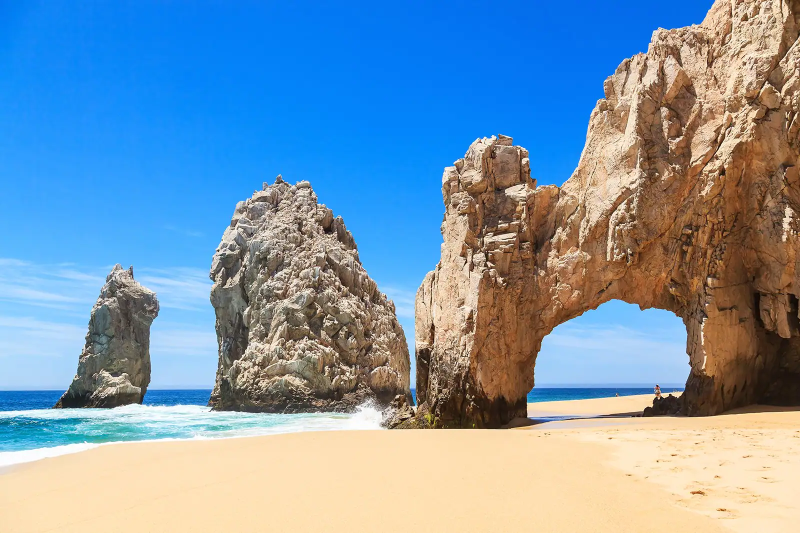
#> input picture cabo.jpg, 1600 x 1066 px (shown at 1/2 size)
$ jupyter execute --allow-errors Lab2-Luis_Perez.ipynb   (older library calls are emulated)
#> lines starting #> are read from the running program, lines starting #| are printed output that depends on the picture
Maestría Inteligencia de Negocios y Análisis de Datos\
Curso: Statistical Learning II\
Alumno: 22008067- Luis Pedro Perez

# Laboratorio #2

### Problema #1

Desarrolle una función que dada una imagen en escala de grises muestre dicha imagen en 3 dimensiones, donde los ejes X e Y representan el dominio espacial de la imagen y Z representa la intensidad del color gris de cada pixel.

Se utilizará la foto de el Arco de Cabo san Lucas, Baja California Sur

[cell 1]
import numpy as np
import cv2
from mpl_toolkits.mplot3d import Axes3D
import matplotlib.pyplot as plt

def plot_img_3d(imagen):
    # Se obtienen las dimensiones de la imagen
    alto, ancho = imagen.shape

    # Se establecen la malla de coordenadas X e Y
    x = np.arange(0, ancho, 1)
    y = np.arange(0, alto, 1)
    X, Y = np.meshgrid(x, y)

    # Se extraen los valores de intensidad de gris de la imagen
    Z = imagen

    # Crear una figura 3D
    fig = plt.figure()
    ax = fig.add_subplot(111, projection='3d')

    # Graficar la superficie en 3D
    ax.plot_surface(X, Y, Z, cmap='gray')

    # Se configuran las etiquetas de ejes
    ax.set_xlabel('X')
    ax.set_ylabel('Y')
    ax.set_zlabel('Intensidad de Gris')

    # Mostrar la figura
    plt.show()

# Se carga la imagen a utilizar con OpenCV
imagen = 'cabo.jpg'
img_color = cv2.imread(imagen, cv2.IMREAD_COLOR)
#> img_color is the input picture: shape (1066, 1600, 3); mean B, G, R 175.1, 152.7, 124.7

# Se convierte la imagen a escala de grises
img_gris = cv2.cvtColor(img_color, cv2.COLOR_BGR2GRAY)
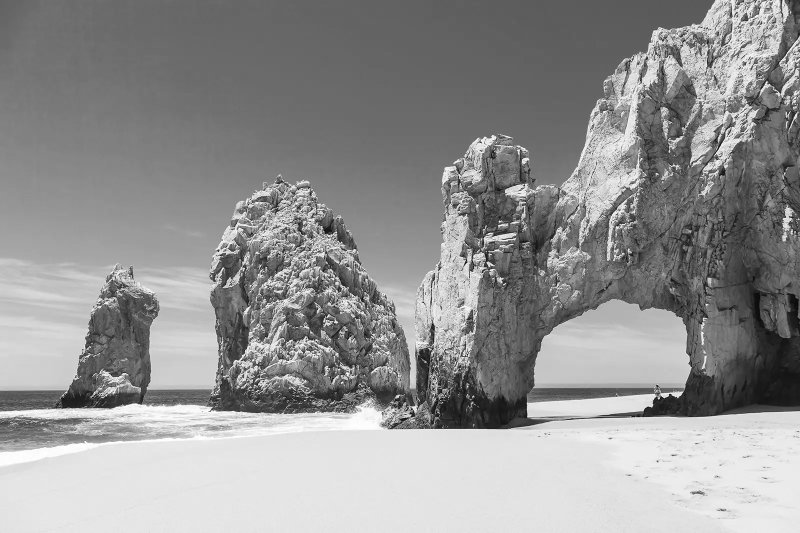
#> img_gris: shape (1066, 1600) (shown at 1/2 size); min 0, max 255, mean 146.9

# Mostrar la imagen en 3D
plot_img_3d(img_gris)
#> in plot_img_3d, `ax.plot_surface(X, Y, Z, cmap='gray')`:
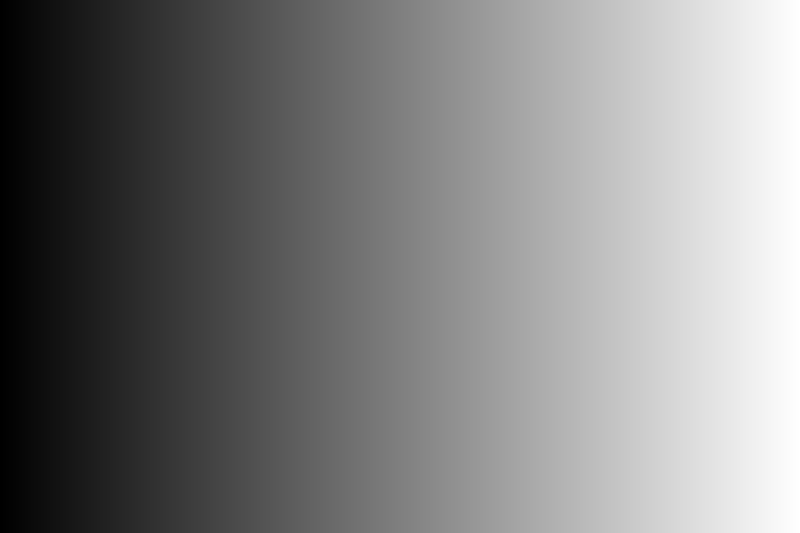
#> X: shape (1066, 1600) int64 (shown at 1/2 size); min 0, max 1599, mean 799.5; drawn with min black and max white
#> in plot_img_3d, `plt.show()`:
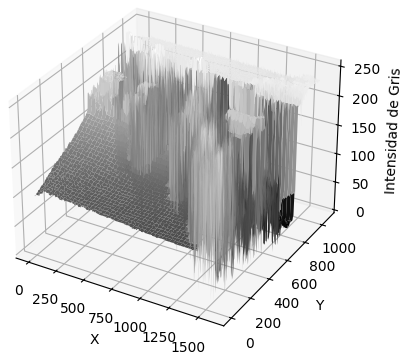
#> figure drawn by matplotlib, 1 panel

### Problema #2

Implemente una función para cada una de las transformaciones vistas en clase: negativa, lineal, logarítmica y exponencial.

*Se utilizará la foto del Salar de Uyuni en Bolivia* (Rickyrick Ricon, 2018)

[cell 2]
# Se define la función para transformación a negativo
def transf_neg(img):
    neg_img = 255 - img
    return neg_img

# Se define la función para transformación lineal
def transf_lin(img, a, b):
    linear_img = np.clip(a * img + b, 0, 255).astype(np.uint8)
    return linear_img

# Se define la función para transformación logarítmica
def transf_log(img, c):
    log_img = c * np.log(1 + img)
    return log_img

# Se define la función para transformación exponencial
def transf_exp(img, c, gamma):
    exp_img = c * np.power(img, gamma)
    exp_img = np.clip(exp_img, 0, 255).astype(np.uint8)
    return exp_img

imagen = 'hq720.jpg'
img_gris = cv2.imread(imagen, cv2.IMREAD_GRAYSCALE)
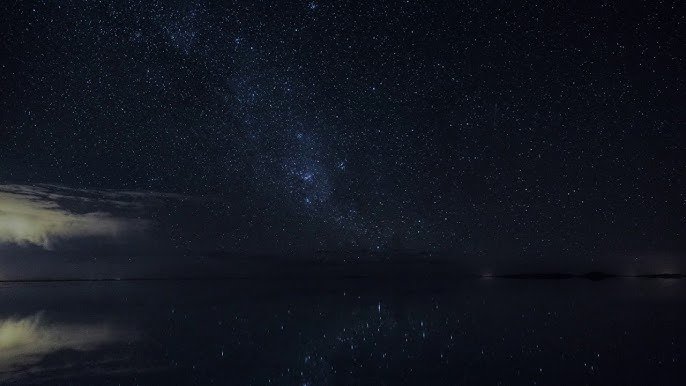
#> input picture hq720.jpg, 686 x 386 px
#> img_gris: shape (386, 686); min 0, max 163, mean 21.8

# Transformación negativa
img_neg = transf_neg(img_gris)
#> in transf_neg, `neg_img = 255 - img`:
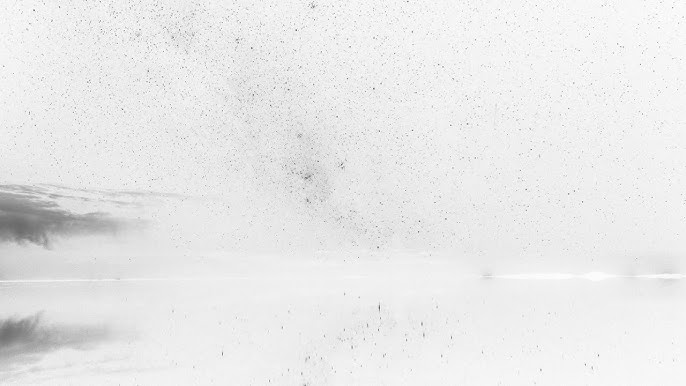
#> neg_img: shape (386, 686); min 92, max 255, mean 233.2

# Transformación lineal
a = 1.5
b = 50
img_lineal = transf_lin(img_gris, a, b)
#> in transf_lin, `linear_img = np.clip(a * img + b, 0, 255).astype(np.uint8)`:
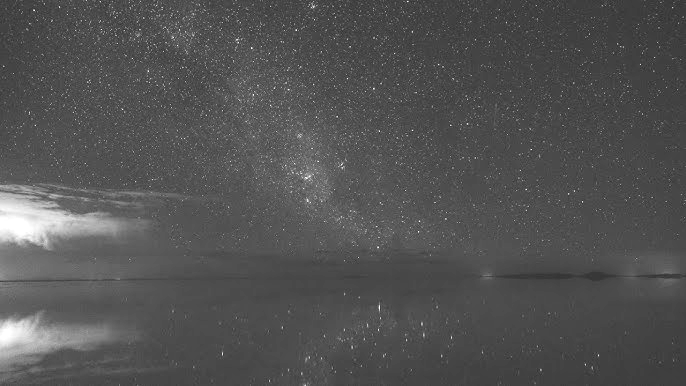
#> linear_img: shape (386, 686); min 50, max 255, mean 82.4

# Transformación logarítmica
c = 30
img_log = transf_log(img_gris, c)
#> in transf_log, `log_img = c * np.log(1 + img)`:
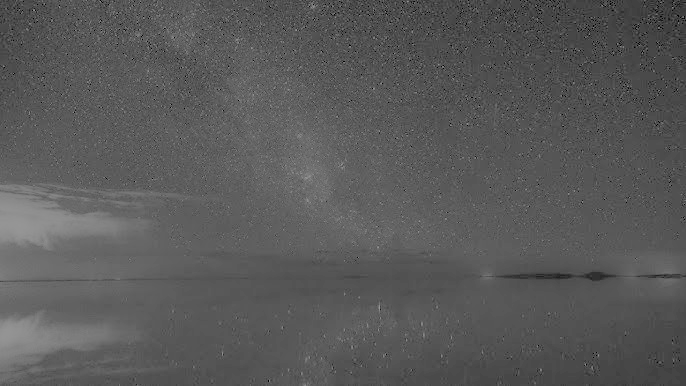
#> log_img: shape (386, 686) float16; min 0, max 153, mean 89.5

# Transformación exponencial
c = 0.02
gamma = 2.5
img_exp = transf_exp(img_gris, c, gamma)
#> in transf_exp, `exp_img = c * np.power(img, gamma)`:
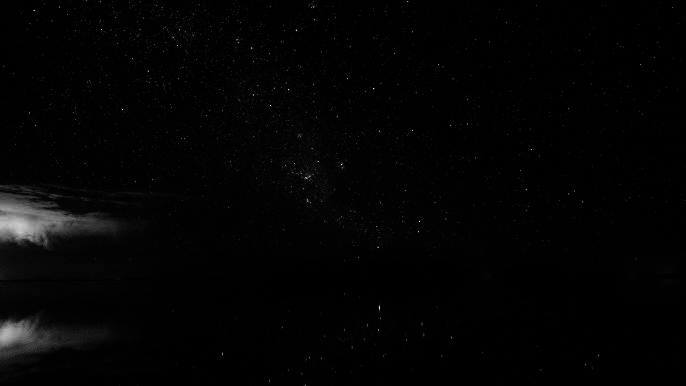
#> exp_img: shape (386, 686) float64; min 0, max 6784.2, mean 102.6; drawn with min black and max white
#> in transf_exp, `exp_img = np.clip(exp_img, 0, 255).astype(np.uint8)`:
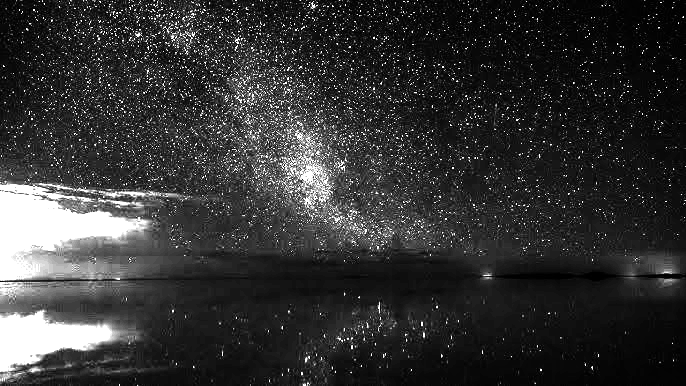
#> exp_img: shape (386, 686); min 0, max 255, mean 51.1

# Mostrar las imágenes transformadas
plt.figure(figsize=(12, 10))

plt.subplot(221)
plt.imshow(img_neg, cmap='gray')
plt.title('Negativa')

plt.subplot(222)
plt.imshow(img_lineal, cmap='gray')
plt.title('Lineal')

plt.subplot(223)
plt.imshow(img_log, cmap='gray')
plt.title('Logarítmica')

plt.subplot(224)
plt.imshow(img_exp, cmap='gray')
plt.title('Exponencial')

plt.tight_layout()
plt.show()

## 3. Problema
Desarrolle una función que dada dos imágenes a color, realice las operaciones SUMA, RESTA, AND, OR , XOR con ambas imágenes recuerde que para realizar las operaciones lógicas es necesario pasar la imagen a escala de grises y luego binarizarla.

*Lauterbrunnen (Bermejo, 2021)*

*Vista Aérea de Tulum (Secretaría de Turismo, 2019)*

[cell 3]
def operaciones_img(img1, img2):
    # Obtener las dimensiones de las imágenes
    alto1, ancho1, _ = img1.shape
    alto2, ancho2, _ = img2.shape

    # Determinar las dimensiones mínimas
    min_alto = min(alto1, alto2)
    min_ancho = min(ancho1, ancho2)

    # Redimensionar las imágenes al tamaño mínimo
    img1_ajust = cv2.resize(img1, (min_ancho, min_alto))
    img2_ajust = cv2.resize(img2, (min_ancho, min_alto))

    # Convertir las imágenes a escala de grises
    img_gris1 = cv2.cvtColor(img1_ajust, cv2.COLOR_BGR2GRAY)
    img_gris2 = cv2.cvtColor(img2_ajust, cv2.COLOR_BGR2GRAY)

    # Binarizar las imágenes en escala de grises
    _, bin_img1 = cv2.threshold(img_gris1, 128, 255, cv2.THRESH_BINARY)
    _, bin_img2 = cv2.threshold(img_gris2, 128, 255, cv2.THRESH_BINARY)

    # Realizar operaciones lógicas
    result_add = cv2.add(img1_ajust, img2_ajust)
    result_sub = cv2.subtract(img1_ajust, img2_ajust)
    result_and = cv2.bitwise_and(bin_img1, bin_img2)
    result_or = cv2.bitwise_or(bin_img1, bin_img2)
    result_xor = cv2.bitwise_xor(bin_img1, bin_img2)

    return result_add, result_sub, result_and, result_or, result_xor

# Cargar dos imágenes a color
img1_path = 'lauterbrunnen-suiza-t.jpg'
img2_path = 'Tulum-aerea-web.jpg'
img1 = cv2.imread(img1_path)
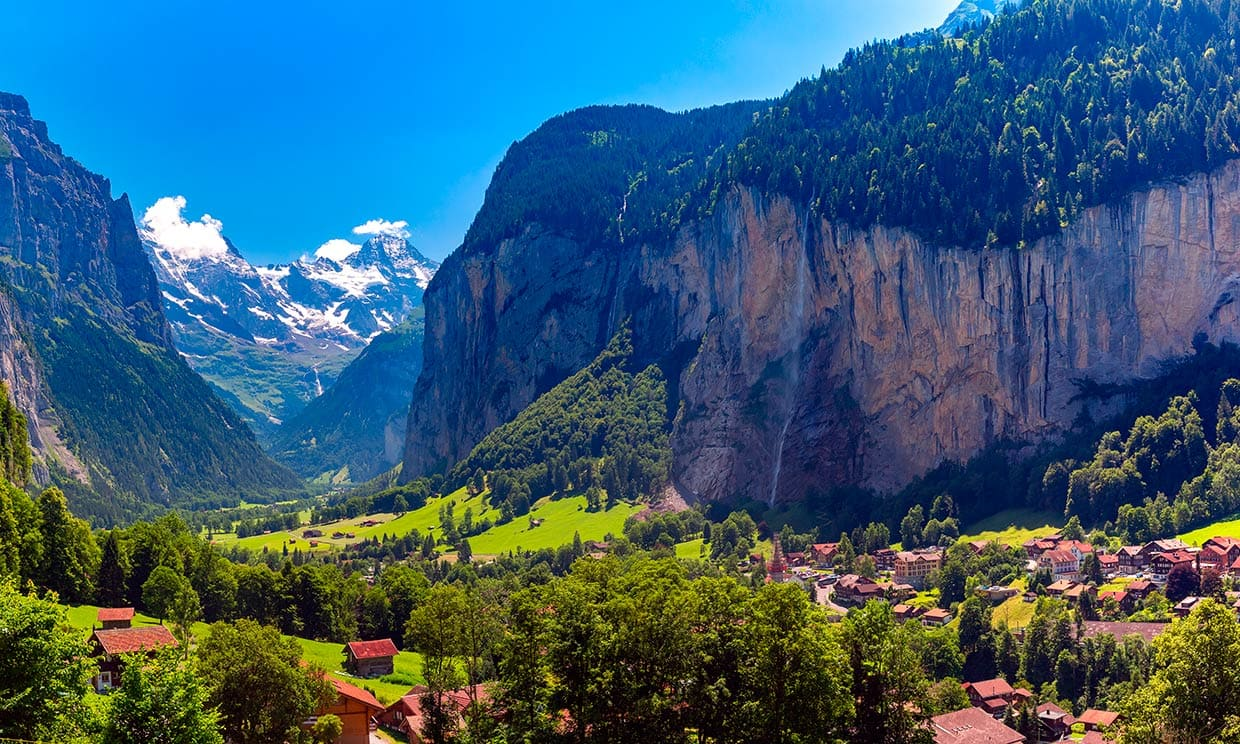
#> input picture lauterbrunnen-suiza-t.jpg, 1240 x 744 px
#> img1 is the input picture: shape (744, 1240, 3); mean B, G, R 117, 92.7, 53.4
img2 = cv2.imread(img2_path)

# Realizar operaciones y obtener los resultados
#> (the rest of this cell did not finish here and is left out)


# Mostrar las imágenes originales
plt.figure(figsize=(12, 5))

plt.subplot(121)
plt.imshow(cv2.cvtColor(img1, cv2.COLOR_BGR2RGB))
plt.title('Imagen 1')

plt.subplot(122)
plt.imshow(cv2.cvtColor(img2, cv2.COLOR_BGR2RGB))
plt.title('Imagen 2')

plt.tight_layout()
plt.show()

# Mostrar los resultados de las operaciones
plt.figure(figsize=(12, 10))

plt.subplot(231)
plt.imshow(cv2.cvtColor(add_result, cv2.COLOR_BGR2RGB))
plt.title('Suma')

plt.subplot(232)
plt.imshow(cv2.cvtColor(sub_result, cv2.COLOR_BGR2RGB))
plt.title('Resta')

plt.subplot(233)
plt.imshow(and_result, cmap='gray')
plt.title('AND')

plt.subplot(234)
plt.imshow(or_result, cmap='gray')
plt.title('OR')

plt.subplot(235)
plt.imshow(cv2.cvtColor(xor_result, cv2.COLOR_BGR2RGB))
plt.title('XOR')

plt.tight_layout()
plt.show()
